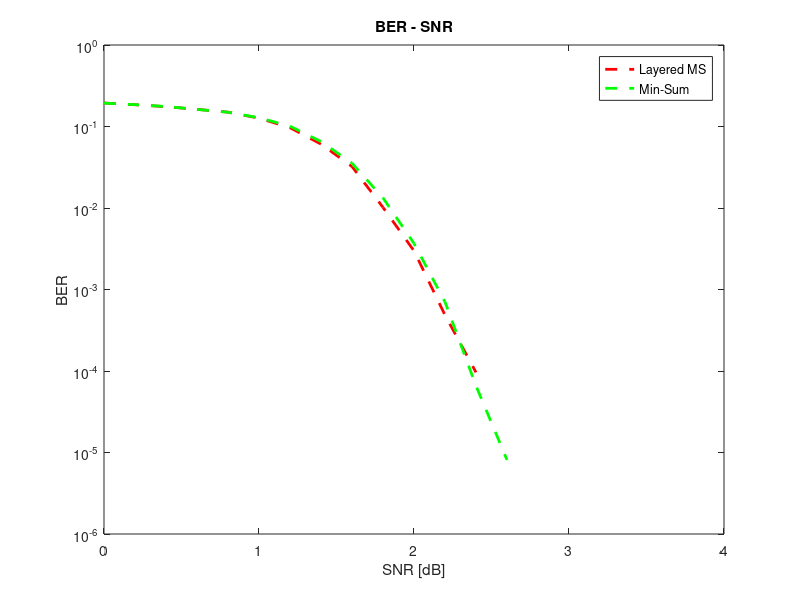

Source code (MATLAB):
% plot the BER-SNR curve

% load ber data
MS = load('BER/MS.mat');
LMS = load('BER/LMS.mat');
max_len = max([length(MS.ber_res) length(LMS.ber_res)]);

% padding 0 to the same length
MS.ber_res = [MS.ber_res zeros(1,max_len-length(MS.ber_res))];
LMS.ber_res = [LMS.ber_res zeros(1,max_len-length(LMS.ber_res))];

% plot BER - SNR
snrdb = (0:0.2:(0.2*max_len-0.2));
figure;
plot(snrdb, LMS.ber_res, '--', 'color', 'r', 'LineWidth', 2);
hold on;
plot(snrdb, MS.ber_res, '--', 'color', 'g', 'LineWidth', 2);
legend('Layered MS', 'Min-Sum');
set(gca, 'YScale', 'log')
title('BER - SNR');
ylabel('BER');
xlabel('SNR [dB]');
xlim([0,4])
ylim([10^(-6),1]);
hold off;
saveas(gcf, './figure/myplot2.png')
